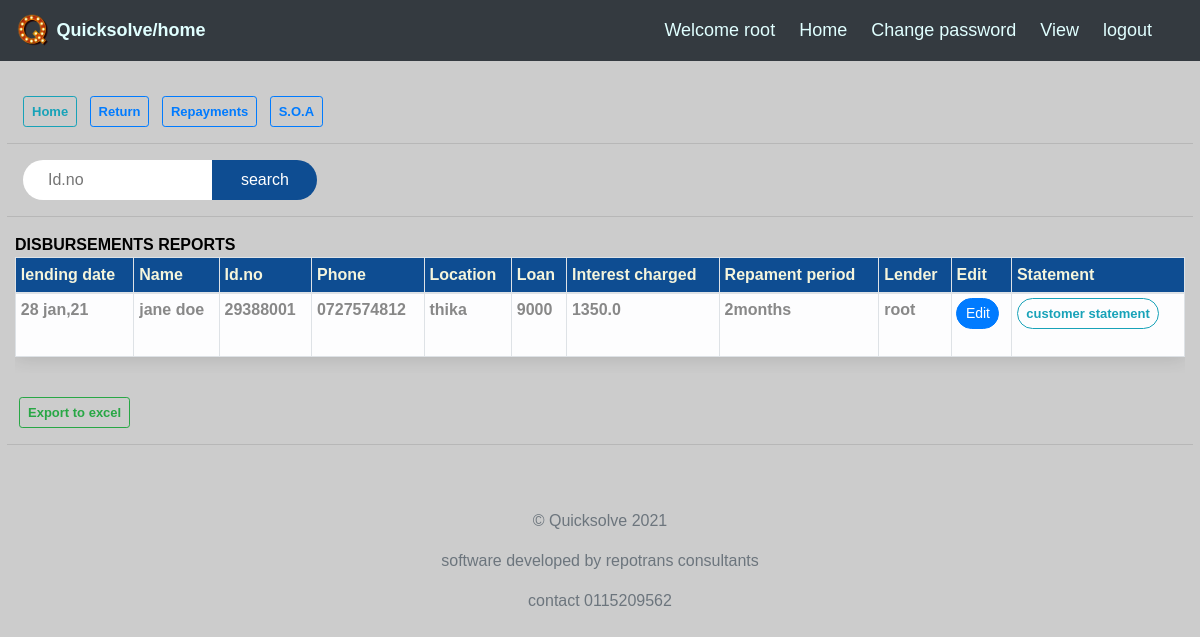
Before: /transactions/reports/ (signed in) with the older database file.
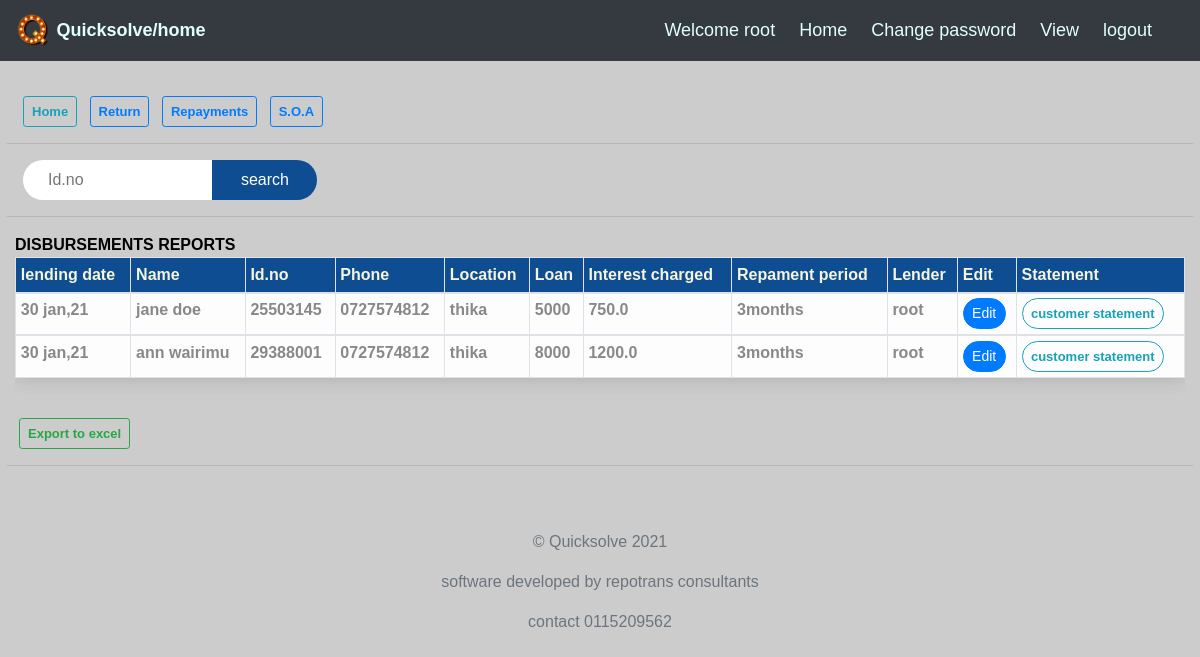
After: the same page with the newer database file.
### transactions/models.py (models this page shows, shortened)
class Transaction(models.Model):
    first_installment = models.IntegerField(default=0)
    second_installment = models.IntegerField(default=0)
    third_installment =models.IntegerField(default=0)
    fourth_installment = models.IntegerField(default=0)
    fifth_installment = models.IntegerField(default=0)
    sixth_installment =models.IntegerField(default=0)
    seventh_installment = models.IntegerField(default=0)
    eighth_installment =models.IntegerField(default=0)
    loan_payable =models.IntegerField(default=0)
    installment_description=models.CharField(max_length=1000,default="",blank=True)
    repayment_day=models.CharField(max_length=200,choices=CHOICES,default="",blank=True)
    lending_date=models.DateTimeField(default=timezone.now)
    clients_name=models.CharField(max_length=200,blank=True)
    clients_id=models.CharField(max_length=200,blank=True)
    clients_location=models.CharField(max_length=200,default="",blank=True)
    clients_phone=models.CharField(max_length=20,blank=True)
    loan_amount=models.IntegerField(default=0)
    interest_charged =models.FloatField(default=0.0)
    repayment_period = models.CharField(choices=period,max_length=100,blank=True)
    office_expenses = models.IntegerField(default=0)
    salary_expenses = models.IntegerField(default=0)
    expense_description = models.CharField(max_length=100,default="",blank=True)
    bad_debts =models.IntegerField(default=0)
    mode_of_payment = models.CharField(choices=MODE,max_length=100,default="",blank=True)
    lender=models.ForeignKey(User,on_delete=models.CASCADE)
    objects = TransactionManager()
    @cached_property
    def interest_due(self):
        method1 = self.loan_amount
        method2 = self.interest_charged
        return method1 * method2
    @cached_property
    def loan_condition(self):
        if self.loan_amount > 0:
            return self.loan_amount

### transactions/views.py (the view)
# urls.py: path('reports/', ReportHome.as_view(), name='disbursements'),
class ReportHome(LoginRequiredMixin,ListView):
    model = Transaction
    reports = Report.objects.all()
    template_name = 'transactions/disbursements.html'
    context_object_name = 'reports'
    paginate_by=30
    ordering = ['-lending_date']

### transactions/models.py (called while the page is built)
    def get_queryset(self):
        qs = super().get_queryset()
        return qs.select_related('lender')

### transactions/templates/transactions/disbursements.html (shortened to what this page needs)
{%extends 'index.html'%}
{%block content%}
<br>
<br>
<br>
<br>
<a href="{%url 'transaction_home'%}" class="btn btn-outline-info btn-sm mybuttons ml-2"><b style="font-size: small;">Home</b></a>
<a href="{%url 'disbursements'%}" class="btn btn-outline-primary btn-sm mybuttons ml-2"><b style="font-size: small;">Return</b></a>
<a href="{%url 'repayments'%}" class="btn btn-outline-primary btn-sm mybuttons ml-2"><b style="font-size: small;">Repayments</b></a>
<a href="{%url 'income'%}" class="btn btn-outline-primary btn-sm mybuttons ml-2"><b style="font-size: small;">S.O.A</b></a>
<hr>
<form action="{%url 'mysearch'%}" method="get" style="display: inline-block;" class="ml-2">
    <input type="text" name="q" placeholder="Id.no" class="box">
    <b><input type="submit" name="" value="search"></b>
</form>
<hr>
<b style="color: black;">DISBURSEMENTS REPORTS</b>
<div class="table-responsive ">
    <table id="dataTable" class="table table-sm  table-light table-bordered  table-hover styleTable">
        <thead class="table-light">
        <tr>
            <th scope="col">lending date</th>
            <th scope="col">Name</th>
            <th scope="col">Id.no</th>
            <th scope="col">Phone</th>
            <th scope="col">Location</th>
            <th scope="col">Loan</th>
            <th scope="col">Interest charged</th>
            <th scope="col">Repament period</th>
            <th scope="col">Lender</th>
            <th scope="col">Edit</th>
            <th scope="col">Statement</th>
        </tr>
        </thead>
        <tbody>
            <tr>
                {%for report in object_list%}
                {%if report.loan_condition%}
                <td><b>{{report.lending_date|date:'j b,y'}}</b></td>
                <td><b>{{report.clients_name}}</b></td>
                <td><b>{{report.clients_id}}</b></td>
                <td><b>{{report.clients_phone}}</b></td>
                <td><b>{{report.clients_location}}</b></td>
                <td><b>{{report.loan_amount}}</b></td>
                <td><b>{{report.interest_due}}</b></td>
                <td><b>{{report.repayment_period}}</b></td>
                <td><b>{{report.lender}}</b></td>
                <td><a href="{%url 'transaction_update' report.id%}"
                        class="btn btn-primary badge-pill btn-sm mybuttons ">Edit</a></td>
                <td><a href="{%url 'transaction_detail' report.id%}"
                class="btn btn-outline-info badge-pill btn-sm mybuttons "><b style="font-size: small;">customer statement</b></a></td>
            </tr>
        </tbody>
        {%endif%}
            {%endfor%}
    </table>
</div>
<br>
<button  class="btn btn-outline-success btn-sm ml-1" onclick="exportDataToExcel('dataTable')"><b style="font-size: small;">Export to excel</b></button>
<hr>
{%endblock%}

### transactions/templates/index.html (shortened to what this page needs)
{% load static %}
<!DOCTYPE html>
<html lang="en">
{% load pwa %}
<head>
<link rel="stylesheet" href="https://maxcdn.bootstrapcdn.com/bootstrap/4.0.0/css/bootstrap.min.css">
</head>
<body style="background: #cccccc;" >
  <header>
    <div class="container">
      <nav class="navbar  navbar-expand-lg navbar-dark bg-dark fixed-top">
        <a class="navbar-brand" href="{% url 'transaction_home'%}">
      <img src="{% static 'images/my.png'%}" height="35" width="35" class="d-inline-block-alighn-top" />
          <b style="color:   lightcyan; font-size: large;">Quicksolve/home</b>
          </a>
        <div class="collapse navbar-collapse" id="navbarNavAltMarkup">
        <div class="navbar-nav ml-auto">
          {%if user.is_authenticated%}
          <a class="nav-item nav-link mr-4 mylink" href=""
          style="color:   lightcyan;font-size:large;">Welcome {{user.username}} </a>
          <a class="nav-item nav-link mr-4 mylink" href="{% url 'transaction_home'%}"
                      style="color:   lightcyan;font-size:large;">Home </a>
          <a class="nav-item nav-link mr-4 mylink" href="{% url 'change_password'%}"
            style="color:   lightcyan;font-size:large;">Change password </a>
          <a class="nav-item nav-link mr-4 mylink" href="" style="color: lightcyan; font-size: large;">View</a>
          <a  class="nav-item nav-link mr-4" href="{%url 'logout'%}" style="color: lightcyan; font-size:large">logout</a>
          {%endif%}
        </div>
        </div>
        </nav>
      </div>
  </header>
  <div class="container-fluid">
    {% block content %}
    {% endblock content %}
  </div>
<br>
<br>
  <footer class="text-muted">
    <div class="container text-center">
      <p>© Quicksolve {% now "Y" %}</p>
      <p>software developed by repotrans consultants
      <p>contact 0115209562</p>
    </div>
  </footer>
</body>
</html>

### transactions/templates/index.html (style rules this page uses)
* { font-family: Arial, Helvetica, sans-serif; font-size: 16px; }
hr { margin-left: -8px; margin-right: -8px; }
.box { background: #ffff; width: 190px; height: 40px; border: none; outline: none; padding: 0 25px; border-radius: 25px 0 0 25px; cursor: pointer; }
input[type="submit"] { background: #0e4D92; position: relative; width: 105px; height: 40px; border: none; outline: none; border-radius: 0 25px 25px 0; left: -5px; color: white; }
.styleTable { border-radius: 5px 5px 0 0; overflow: hidden; box-shadow: 0 0 20px rgba(0, 0, 0, 0.15); overflow-y: auto; height: 100px; }
.styleTable tbody tr { color: #888888; }
.styleTable thead tr { background-color: #0e4D92; color: #F5F5DC; font-weight: bold; position: sticky; top: 0; }

Changed rows visible on the page:
added Transaction: lending_date "30 jan,21", clients_name "jane doe", clients_id "25503145", clients_phone "0727574812", clients_location "thika", loan_amount "5000", interest_due "750.0", repayment_period "3months", lender "root"
changed Transaction: lending_date "28 jan,21" → "30 jan,21"; clients_name "jane doe" → "ann wairimu"; loan_amount "9000" → "8000"; interest_due "1350.0" → "1200.0"; repayment_period "2months" → "3months"
